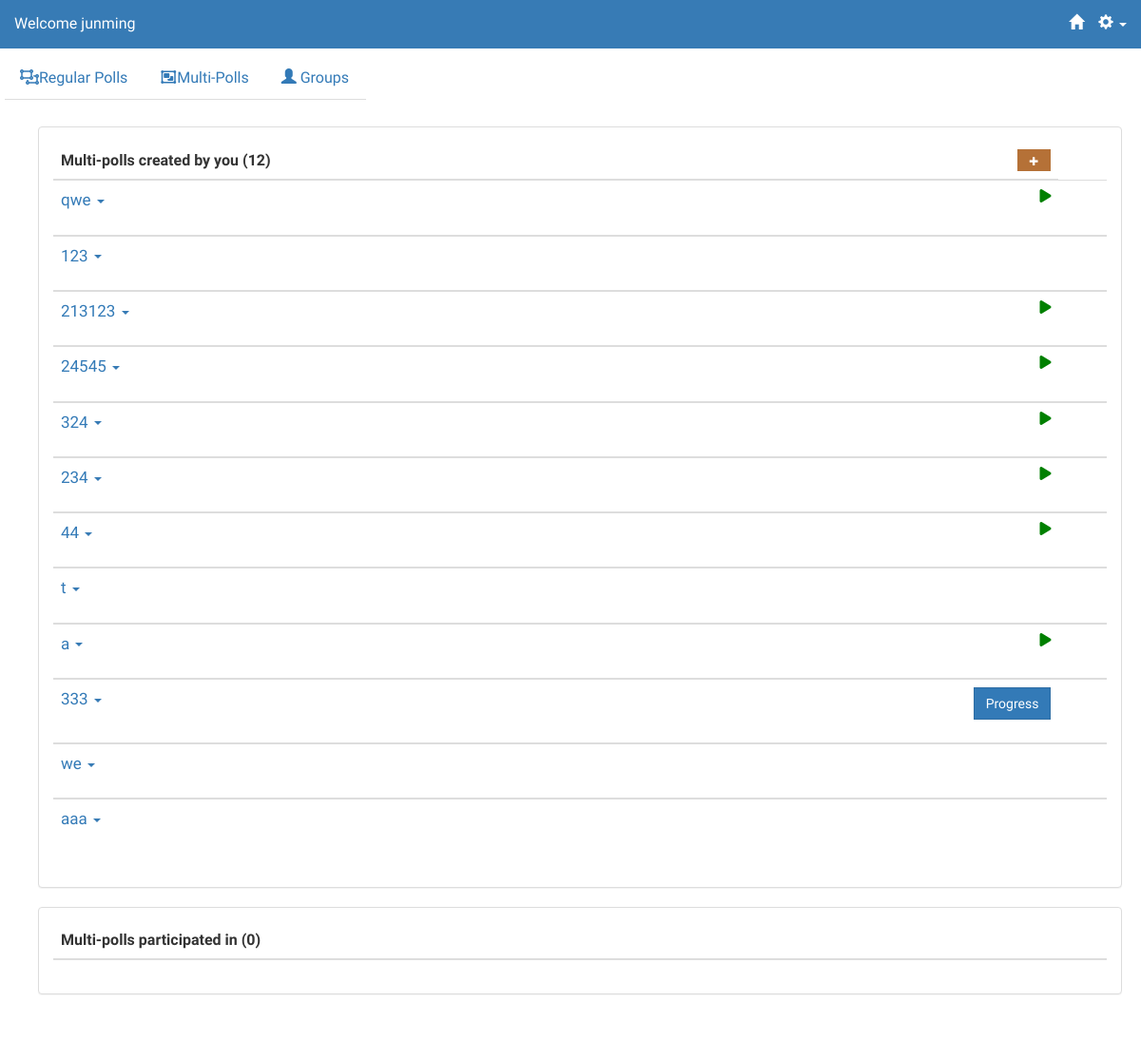
/polls/m_polls (signed in), run on an earlier commit of the app's database.
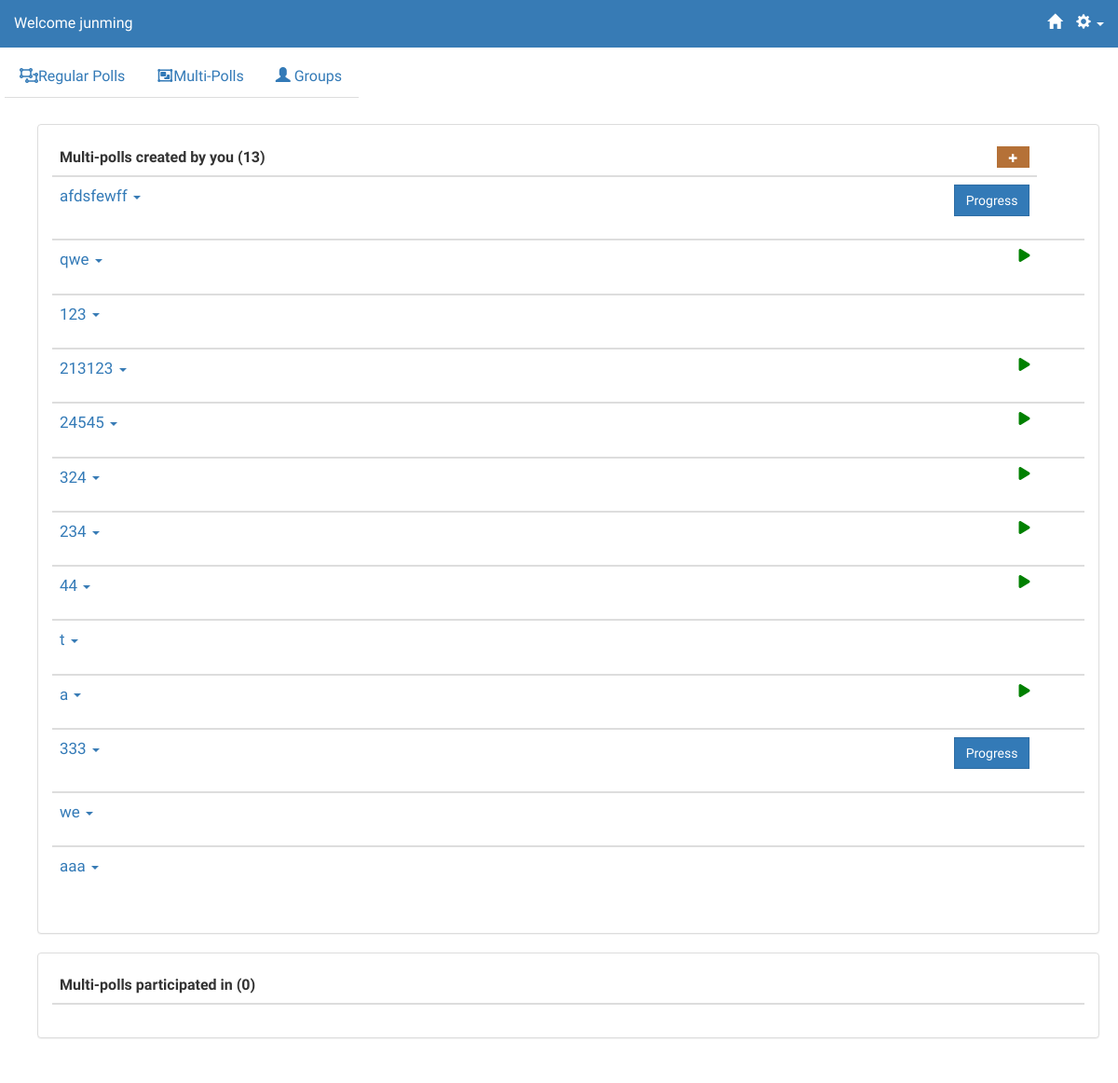
And on a later commit of the database.
### multipolls/models.py (models this page shows, shortened)
@python_2_unicode_compatible
class MultiPoll(models.Model):
    number = models.IntegerField(default=1)
    title = models.CharField(max_length=20)
    description = models.CharField(max_length=500)
    owner = models.ForeignKey(User,related_name='owner')
    questions = models.ManyToManyField(Question, through='MultiPollQuestion', through_fields=('multipoll','question'))
    voters = models.ManyToManyField(User, related_name='multipoll_participated')
    pos = models.IntegerField(default=0)
    status = models.IntegerField(default=0)
    emailInvite = models.BooleanField(default=True)
    emailDelete = models.BooleanField(default=True)

### polls/views.py (the view)
class MultiPollsView(generic.ListView):
    template_name = 'polls/m_polls.html'
    context_object_name = 'question_list'
    def get_queryset(self):
        return Question.objects.all()
    def get_context_data(self, **kwargs):
        ctx = super(MultiPollsView, self).get_context_data(**kwargs)
        ctx['multipolls_created'] = reverseListOrder(MultiPoll.objects.filter(owner = self.request.user))
        ctx['multipolls_participated'] = reverseListOrder(self.request.user.multipoll_participated.exclude(owner = self.request.user))
        return ctx

### polls/views.py (called while the page is built)
def reverseListOrder(query):
    listQuery = list(query)
    listQuery.reverse()
    return listQuery

### polls/templates/polls/m_polls.html (shortened to what this page needs)
{% extends 'polls/base.html' %}
{% block content %}
<br/>
<div class="container">
<div name="created" class="panel panel-default">
    <div class="panel-body">
        <table style = "width:100%;border-collapse:collapse;" class="table" name="created">
            <thead>
                <tr>
                    <th>
                        Multi-polls created by you ({{ multipolls_created|length }})
                    </th>
                    <th>
                        <a href="{% url 'multipolls:AddStep1' %}" style='font-size:60%; float:right;' class="btn btn-yellow">
                            <span class="glyphicon glyphicon-plus"></span>
                        </a>
                    </th>
                </tr>
            </thead>
            {% for mpoll in multipolls_created %}
            <tbody>
                <tr style = "margin:0; padding:0" data-toggle="collapse" data-target="#{{ mpoll.id }}" class="accordion-toggle">
                    <td>
                        <a href="{%url 'multipolls:mpollinfo' mpoll.id %}"  data-toggle="tooltip" data-placement="right" title="Description: {%if mpoll.description %} {{mpoll.description}} {%else%} None. {%endif%}">
                        <span style= "padding-top:0;padding-bottom:0;margin-top:0;margin-bottom:0; font-size:17px;">
                            {{ mpoll.title }}
                        </span></a>
                        <span href="#collapse{{ forloop.counter }}" class="caret" style="color:#377BB5;"></span>
                    </td>
                    {% if mpoll.status == 0 %}
                    <td>
                        <div class="start-icon">
                            <i class="fa fa-play" aria-hidden="true" data-toggle="modal" data-target="#confirm-startmpoll{{ mpoll.id }}"></i>
                        </div>
                    </td>
                    <td>
                    </td>
                    {% elif mpoll.status != mpoll.number|add:"1" %}
                        <td>
                            <a href="{% url 'multipolls:progress' mpoll.id %}">
                                <span class="btn btn-primary" style = "float:right">Progress</span>
                            </a>
                        </td>
                    {% endif %}
                </tr>
                <tr>
                    <td colspan="12" class="hiddenRow" style="border-top: none;">
                    </td>
                </tr>
            </tbody>
            {% endfor %}
        </table>
     </div>
</div>
<div name="participated" class="panel panel-default">
    <div class="panel-body">
    <table style = "width:100%;" class="table" name="participated">
        <thead>
            <tr>
                <th>
                    Multi-polls participated in ({{ multipolls_participated|length }})
                </th>
            </tr>
        </thead>
    </table>
    </div>
</div>
</div>
{% endblock %}

What changed in the data, as far as the page shows it:
added MultiPoll: title "afdsfewff", status "Progress"
Also different on the page:
{{ multipolls_created|length }}: "12" → "13"
